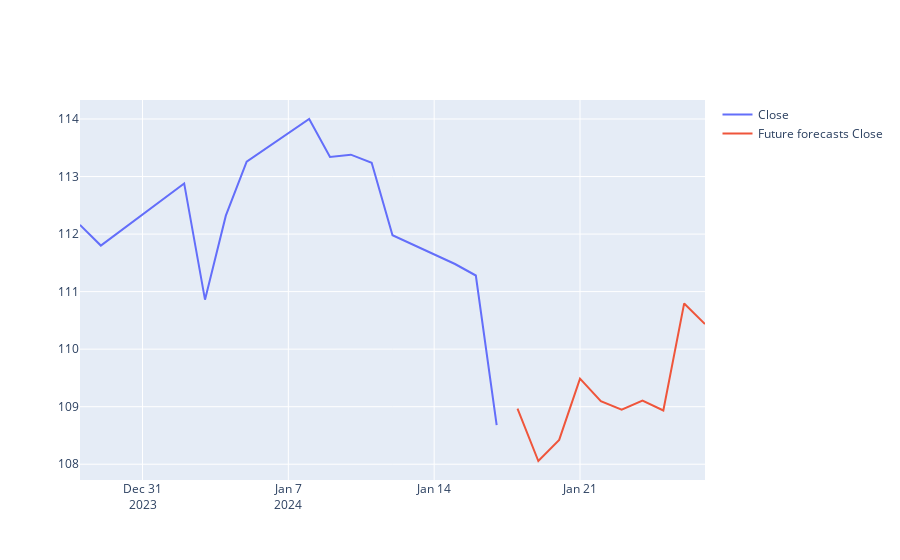

The notebook cell this image was saved under:
### Code cell
# Set the desired number of days for prediction
days = 10

s = Testing_df[col1].tail(1).index[0]
prediction_start_date = s + dt.timedelta(days=1)  
future_dates = pd.date_range(start=prediction_start_date, periods=days)

# Use the ARIMA model to make predictions for the future dates
pred = close.predict(n_periods=days)
pred = np.exp(pred) - 1 
T_future_df = pd.DataFrame(pred, columns=['future Predictions'])
T_future_df.index = future_dates
fig = go.Figure()
fig.add_trace(go.Scatter(y=Testing_df[col1].tail(14), x=Testing_df[col1].tail(14).index,
                         mode='lines',
                         name=col1))
fig.add_trace(go.Scatter(y=T_future_df['future Predictions'], x=T_future_df.index,
                         mode='lines', name='Future forecasts ' + str(col1)))

fig.show()

### Figure 1 — Plotly figure (JSON) as saved in the notebook; plotly's stock layout.template omitted (floating-point values rounded to 4 significant figures)
{"data": [{"mode": "lines", "name": "Close", "type": "scatter", "x": ["2023-12-28T00:00:00", "2023-12-29T00:00:00", "2024-01-02T00:00:00", "2024-01-03T00:00:00", "2024-01-04T00:00:00", "2024-01-05T00:00:00", "2024-01-08T00:00:00", "2024-01-09T00:00:00", "2024-01-10T00:00:00", "2024-01-11T00:00:00", "2024-01-12T00:00:00", "2024-01-15T00:00:00", "2024-01-16T00:00:00", "2024-01-17T00:00:00"], "y": [112.2, 111.8, 112.9, 110.9, 112.3, 113.3, 114, 113.3, 113.4, 113.2, 112.0, 111.5, 111.3, 108.7]}, {"mode": "lines", "name": "Future forecasts Close", "type": "scatter", "x": ["2024-01-18T00:00:00", "2024-01-19T00:00:00", "2024-01-20T00:00:00", "2024-01-21T00:00:00", "2024-01-22T00:00:00", "2024-01-23T00:00:00", "2024-01-24T00:00:00", "2024-01-25T00:00:00", "2024-01-26T00:00:00", "2024-01-27T00:00:00"], "y": [109.0, 108.1, 108.4, 109.5, 109.1, 108.9, 109.1, 108.9, 110.8, 110.4]}], "layout": {"autosize": true, "xaxis": {"autorange": true, "range": ["2023-12-28", "2024-01-27"], "type": "date"}, "yaxis": {"autorange": true, "range": [107.7, 114.3], "type": "linear"}}}
